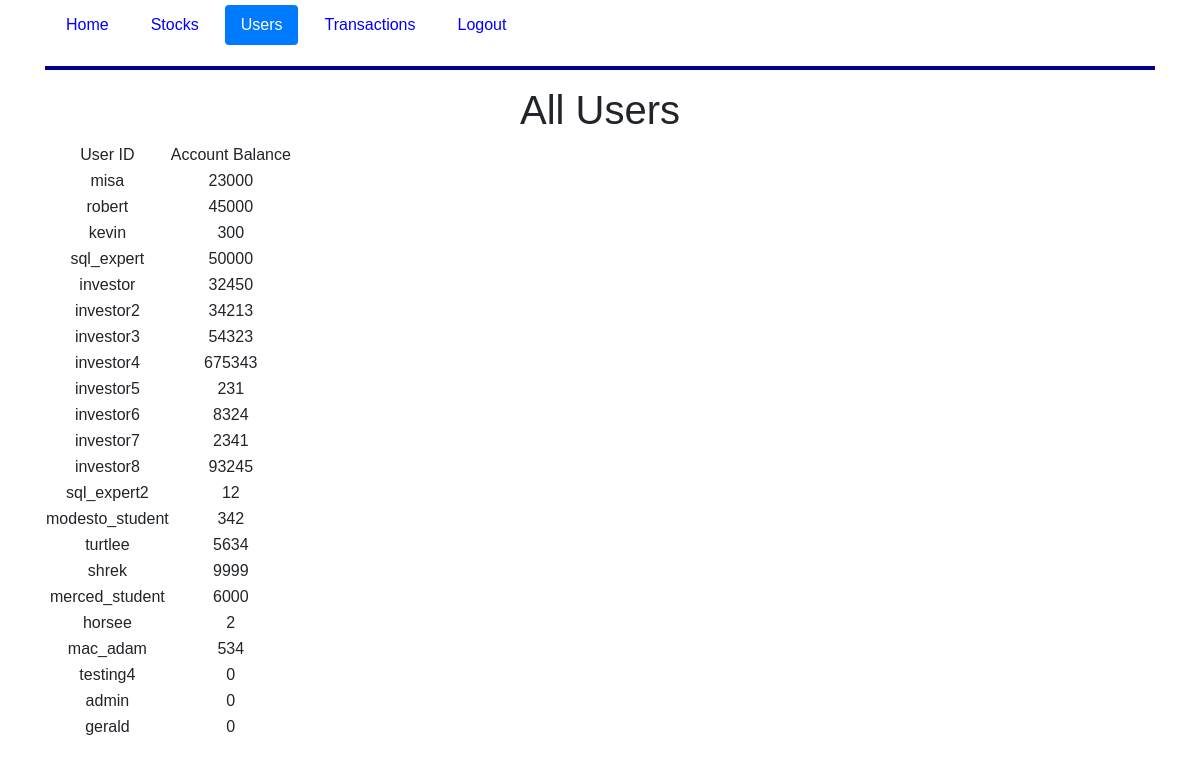
The page /users (signed in) on the database as committed earlier.
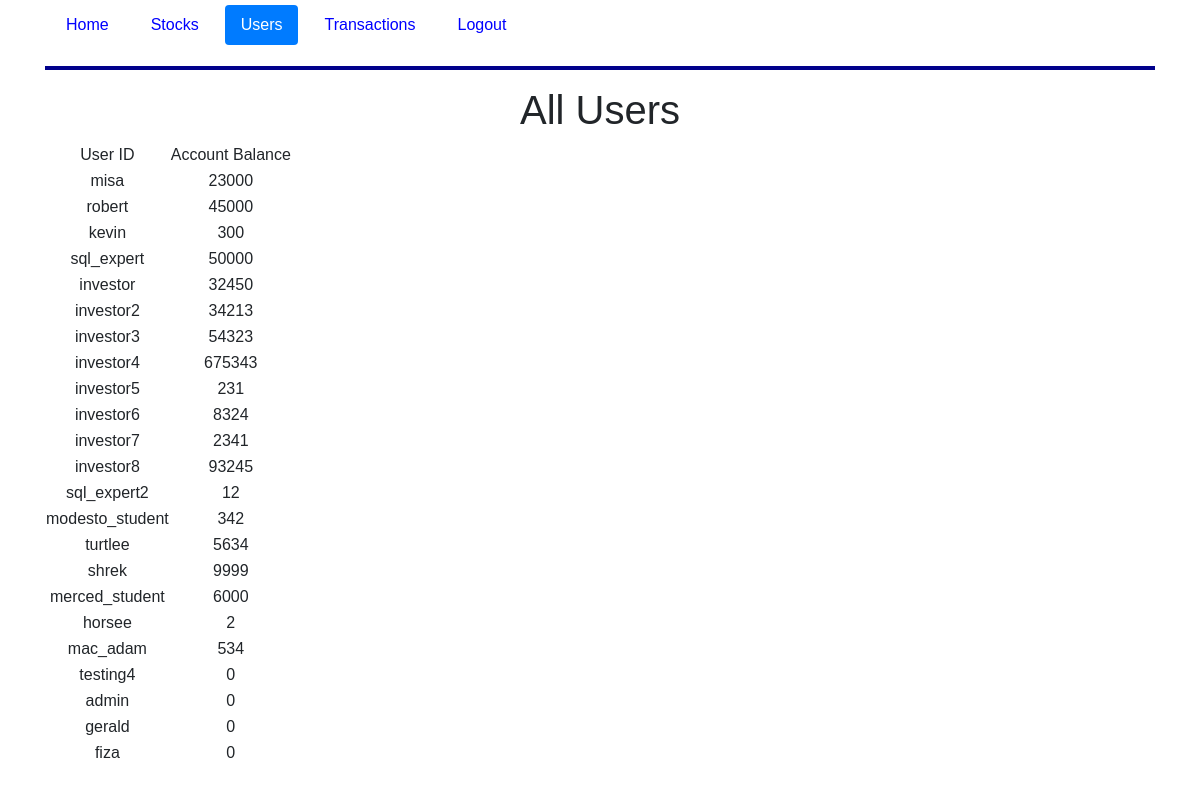
The same page on the database as committed later.
### tables this page shows
CREATE TABLE users(
    u_userid integer primary key autoincrement,
    u_username text not null,
    u_password text not null,
    u_acctbal decimal(10,2) default 0.00
);

### application/routes.py (the view)
@app.route('/users')
def users():
    if session.get('username') != 'admin':
        return redirect('/home')
    conn = db
    db.row_factory = sqlite3.Row
    cur = db.cursor()
    cur.execute("SELECT * FROM users;")
    user_rows = cur.fetchall()
    return render_template('users.html', user_rows=user_rows, users=True)

### application/routes.py (called while the page is built)
@app.teardown_appcontext
def close_connection(exception):
    db = getattr(g, '_database', None)
    if db is not None:
        db.close()

### application/templates/users.html
{% extends "layout.html" %}
{% block content %}
    <div class="container">
        <div class="row">
            <div class="col-md-12 text-center">
                <h1>All Users</h1>
            </div>
        </div>
    </div>
    <table>
        <thead>
            <td>User ID</td>
            <td>Account Balance</td>
        </thead>
        {% for row in user_rows %}
            <tr>
                <td>{{row["u_username"]}}</td>
                <td>{{row["u_acctbal"]}}</td>
            </tr>
        {% endfor %}
    </table>
{% endblock %}

### application/templates/layout.html (shortened to what this page needs)
<!DOCTYPE html>
<html>
<head>
    <link rel="stylesheet" href="https://maxcdn.bootstrapcdn.com/bootstrap/4.0.0/css/bootstrap.min.css"
>
    <link rel="stylesheet" href="{{ url_for('static',filename='css/main.css')}}"/>
</head>
<body>
<div class="container">
    {% if session['username'] == 'admin' %}
        {% include "includes/admin_nav.html" %}
    {% else %}
        {% include "includes/nav.html" %}
    {% endif %}
    {% block content %}
    {% endblock %}
</div>
</body>
</html>

### application/templates/includes/admin_nav.html (shortened to what this page needs)
<header>
    <nav>
        <ul class="nav nav-pills">
            <li class="nav-item"><a href="{{ url_for('admin') }}" class="nav-link {% if admin %}active{% endif %}">Home</a></li>
            <li class="nav-item"><a href="{{ url_for('stocks') }}" class="nav-link {% if stocks %}active{% endif %}">Stocks</a></li>
            <li class="nav-item"><a href="{{ url_for('users') }}" class="nav-link {% if users %}active{% endif %}">Users</a></li>
            <li class="nav-item"><a href="{{ url_for('transactions') }}" class="nav-link {% if transactions %}active{% endif %}">Transactions</a></li>
            {% if not session['username'] %}
            <li class="nav-item"><a href="{{ url_for('login') }}" class="nav-link {% if login %}active{% endif %}">Login</a></li>
            {% else %}
            <li class="nav-item"><a href="{{ url_for('logout') }}" class="nav-link">Logout</a></li>
            {% endif %}
        </ul>
    </nav>
    <hr style="clear:both">

### application/static/css/main.css (style rules this page uses)
* { box-sizing: border-box; }
*:before, *:after { box-sizing: border-box; }
html, body { font-family: Arial, Helvetica, sans-serif; height: 100%; position: relative; margin:0px; }
header { text-align: center; }
li { display: inline; padding: 5px; }
a { text-decoration: none; color: blue; }
hr { width: 100%; height:4px; margin-left: auto; margin-right: auto; background-color: darkblue; border: 0 none; }

Rows that differ between the two databases and show on the page:
added users: u_username "fiza", u_acctbal "0"
